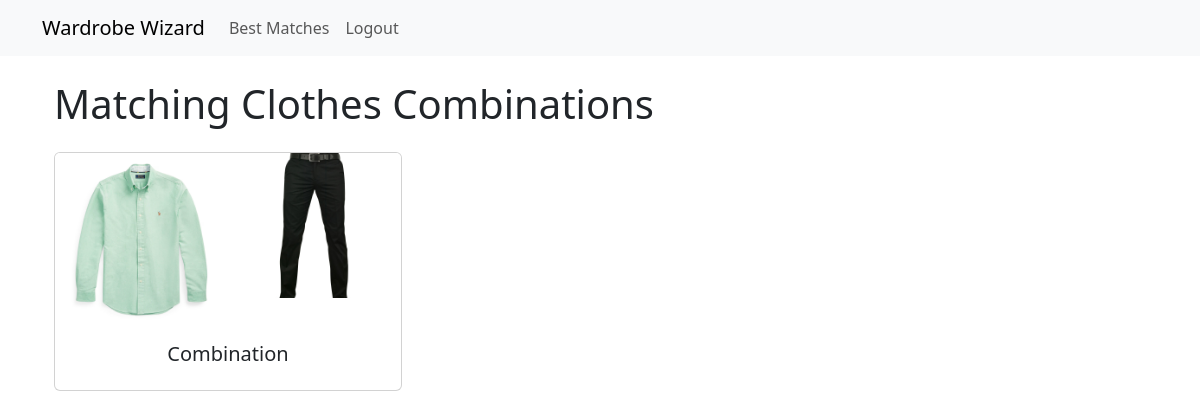
/view_combinations/ (signed in), run on an earlier commit of the app's database.
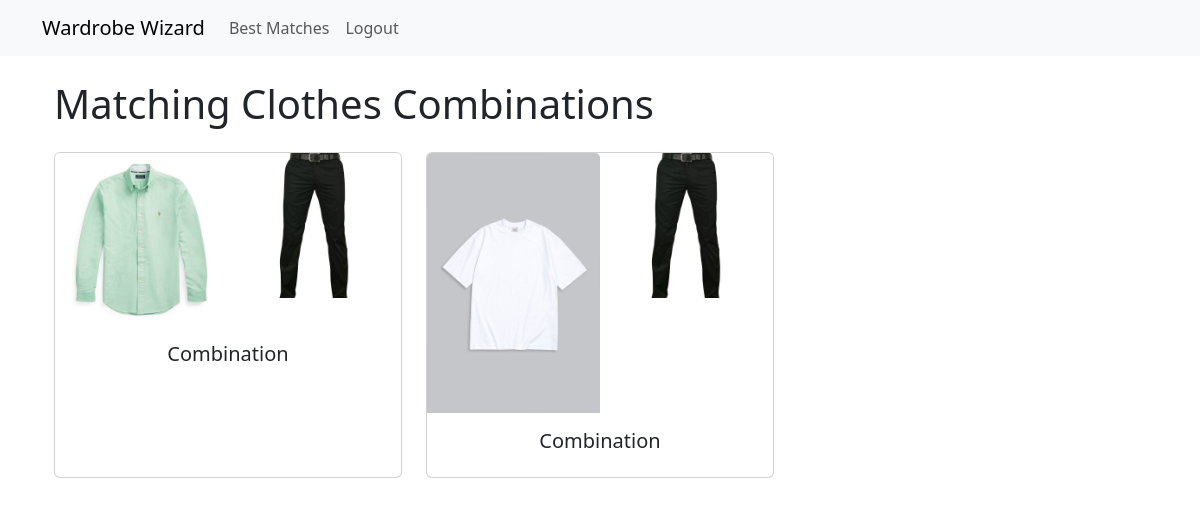
And on a later commit of the database.
### wardrobe_wizard/models.py (models this page shows, shortened)
class MatchingCombination(models.Model):
    user = models.ForeignKey(User, on_delete=models.CASCADE)
    upper = models.ForeignKey(Upper, on_delete=models.CASCADE)
    lower = models.ForeignKey(Lower, on_delete=models.CASCADE)
    class Meta:
        unique_together = ('user', 'upper', 'lower')

class Upper(models.Model):
    user = models.ForeignKey(User, on_delete=models.CASCADE)
    upper = models.ImageField(upload_to='uppers/')

class Lower(models.Model):
    user = models.ForeignKey(User, on_delete=models.CASCADE)
    lower = models.ImageField(upload_to='lowers/')

### wardrobe_wizard/views.py (the view)
# urls.py: path('view_combinations/', views.view_combinations, name='view_combinations'),
def view_combinations(request):
    if request.user.is_authenticated:
        combinations = MatchingCombination.objects.filter(user=request.user)
        return render(request, 'view_combinations.html', {'combinations': combinations})
    else:
        return redirect('home')

### wardrobe_wizard/templates/view_combinations.html (shortened to what this page needs)
{% extends 'base.html' %}
{% block content %}
    <div class="container mb-5">
        <h1 class="mb-4">Matching Clothes Combinations</h1>
        <div class="row g-4">
            {% for combination in combinations %}
                <div class="col-md-4">
                    <div class="card h-100">
                        <div class="row g-0">
                            <div class="col-6">
                                <img src="{{ combination.upper.upper.url }}" class="card-img-top" alt="Upper Clothing">
                            </div>
                            <div class="col-6">
                                <img src="{{ combination.lower.lower.url }}" class="card-img-top" alt="Lower Clothing">
                            </div>
                        </div>
                        <div class="card-body text-center">
                            <h5 class="card-title">Combination</h5>
                        </div>
                    </div>
                </div>
            {% endfor %}
        </div>
    </div>
{% endblock %}

### wardrobe_wizard/templates/base.html (shortened to what this page needs)
<!DOCTYPE html>
<html lang="en">
<head>
    <link rel="stylesheet" href="https://cdn.jsdelivr.net/npm/bootstrap@5.3.3/dist/css/bootstrap.min.css">
    {% load static %}
    <link rel="stylesheet" href="{% static 'assets/css/styles.css' %}">
</head>
<body>
    <nav class="navbar navbar-expand-lg navbar-light bg-light">
        <div class="container">
            <a class="navbar-brand" href="/">Wardrobe Wizard</a>
            <div class="collapse navbar-collapse">
                <ul class="navbar-nav mr-auto">
                    {% if user.is_authenticated %}
                        <li class="nav-item">
                            <a class="nav-link" href="match_clothes_view">Best Matches</a>
                        </li>
                        <li class="nav-item">
                            <a class="nav-link" href="user_logout">Logout</a>
                        </li>
                    {% endif %}
                </ul>
            </div>
        </div>
    </nav>
    <div class="container mt-4">
        {% block content %}{% endblock %}
    </div>
</body>
</html>

What changed in the data, as far as the page shows it:
added MatchingCombination: upper (picture), lower (picture)
